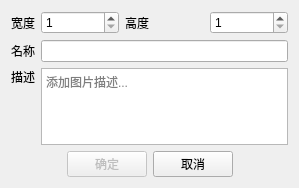
<?xml version="1.0" encoding="UTF-8"?>
<ui version="4.0">
 <class>DialogNewImgFile</class>
 <widget class="QDialog" name="DialogNewImgFile">
  <property name="enabled">
   <bool>true</bool>
  </property>
  <property name="geometry">
   <rect>
    <x>0</x>
    <y>0</y>
    <width>299</width>
    <height>188</height>
   </rect>
  </property>
  <property name="windowTitle">
   <string>新建图片</string>
  </property>
  <layout class="QGridLayout" name="gridLayout">
   <item row="0" column="0">
    <widget class="QLabel" name="label">
     <property name="text">
      <string>宽度</string>
     </property>
    </widget>
   </item>
   <item row="0" column="1">
    <widget class="QUnitSpinBox" name="spinBoxWidth">
     <property name="minimum">
      <number>1</number>
     </property>
     <property name="maximum">
      <number>2048</number>
     </property>
    </widget>
   </item>
   <item row="0" column="2">
    <widget class="QLabel" name="label_2">
     <property name="text">
      <string>高度</string>
     </property>
     <property name="wordWrap">
      <bool>false</bool>
     </property>
    </widget>
   </item>
   <item row="0" column="3">
    <widget class="QUnitSpinBox" name="spinBoxHeight">
     <property name="buttonSymbols">
      <enum>QAbstractSpinBox::UpDownArrows</enum>
     </property>
     <property name="minimum">
      <number>1</number>
     </property>
     <property name="maximum">
      <number>2048</number>
     </property>
     <property name="stepType">
      <enum>QAbstractSpinBox::DefaultStepType</enum>
     </property>
    </widget>
   </item>
   <item row="1" column="0">
    <widget class="QLabel" name="label_3">
     <property name="text">
      <string>名称</string>
     </property>
    </widget>
   </item>
   <item row="2" column="0">
    <layout class="QVBoxLayout" name="verticalLayout">
     <item>
      <widget class="QLabel" name="label_4">
       <property name="text">
        <string>描述</string>
       </property>
      </widget>
     </item>
     <item>
      <spacer name="verticalSpacer">
       <property name="orientation">
        <enum>Qt::Vertical</enum>
       </property>
       <property name="sizeHint" stdset="0">
        <size>
         <width>20</width>
         <height>40</height>
        </size>
       </property>
      </spacer>
     </item>
    </layout>
   </item>
   <item row="2" column="1" colspan="3">
    <widget class="QTextEdit" name="textEdit">
     <property name="acceptRichText">
      <bool>false</bool>
     </property>
     <property name="placeholderText">
      <string>添加图片描述...</string>
     </property>
    </widget>
   </item>
   <item row="1" column="1" colspan="3">
    <widget class="QLineEdit" name="lineEditImgFileName">
     <property name="inputMethodHints">
      <set>Qt::ImhNone</set>
     </property>
     <property name="cursorPosition">
      <number>0</number>
     </property>
     <property name="clearButtonEnabled">
      <bool>false</bool>
     </property>
    </widget>
   </item>
   <item row="3" column="0" colspan="4">
    <layout class="QHBoxLayout" name="horizontalLayout">
     <item>
      <spacer name="horizontalSpacer">
       <property name="orientation">
        <enum>Qt::Horizontal</enum>
       </property>
       <property name="sizeHint" stdset="0">
        <size>
         <width>40</width>
         <height>20</height>
        </size>
       </property>
      </spacer>
     </item>
     <item>
      <widget class="QPushButton" name="btnOK">
       <property name="enabled">
        <bool>false</bool>
       </property>
       <property name="text">
        <string>确定</string>
       </property>
      </widget>
     </item>
     <item>
      <widget class="QPushButton" name="btnCancel">
       <property name="text">
        <string>取消</string>
       </property>
      </widget>
     </item>
     <item>
      <spacer name="horizontalSpacer_2">
       <property name="orientation">
        <enum>Qt::Horizontal</enum>
       </property>
       <property name="sizeHint" stdset="0">
        <size>
         <width>40</width>
         <height>20</height>
        </size>
       </property>
      </spacer>
     </item>
    </layout>
   </item>
  </layout>
 </widget>
 <customwidgets>
  <customwidget>
   <class>QUnitSpinBox</class>
   <extends>QSpinBox</extends>
   <header location="global">custom/qunitspinbox.h</header>
  </customwidget>
 </customwidgets>
 <resources/>
 <connections>
  <connection>
   <sender>btnOK</sender>
   <signal>clicked()</signal>
   <receiver>DialogNewImgFile</receiver>
   <slot>accept()</slot>
   <hints>
    <hint type="sourcelabel">
     <x>76</x>
     <y>138</y>
    </hint>
    <hint type="destinationlabel">
     <x>119</x>
     <y>81</y>
    </hint>
   </hints>
  </connection>
  <connection>
   <sender>btnCancel</sender>
   <signal>clicked()</signal>
   <receiver>DialogNewImgFile</receiver>
   <slot>reject()</slot>
   <hints>
    <hint type="sourcelabel">
     <x>162</x>
     <y>138</y>
    </hint>
    <hint type="destinationlabel">
     <x>119</x>
     <y>81</y>
    </hint>
   </hints>
  </connection>
 </connections>
</ui>
